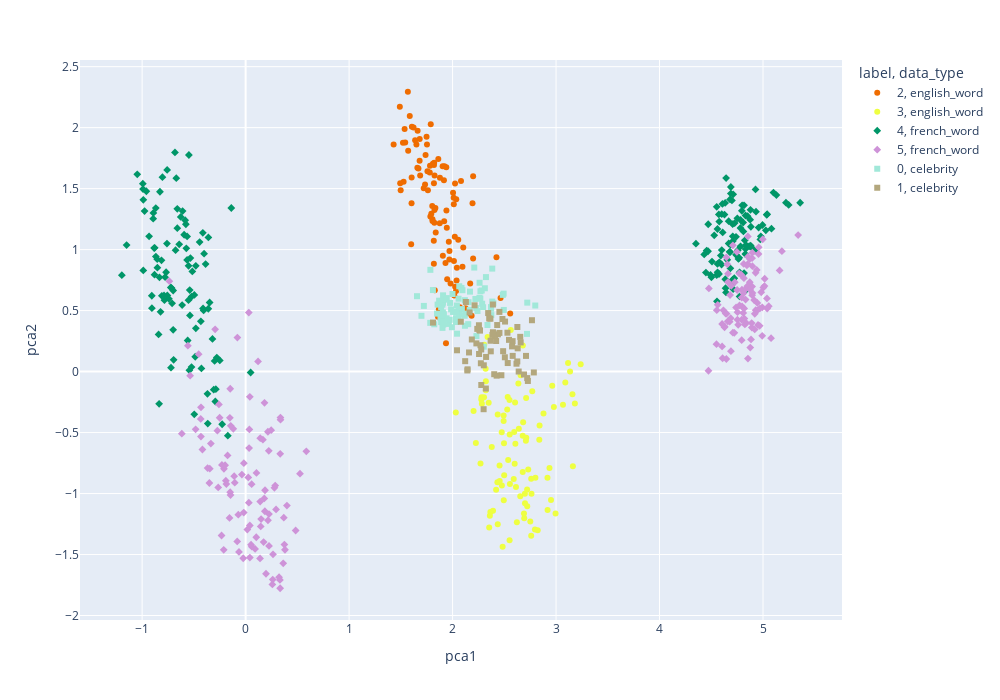

The notebook cell this image was saved under:
### Code cell
# df_modified = df[df["label"] ]
# df_modified = df[df["layer_id"] == 16]
# df_modified = df_modified[(df_modified["label"] < 2) | (df_modified["label"] > 3)]
# df_modified = df_modified[df_modified["sufix"] == 1]
# df_modified = df_modified[df_modified["output_length"] < 20]
# print(df_modified.head()["label"])
# print(set(df_modified[data_type]))
df_modified = df.copy()
df_modified["label"] = df_modified["label"].astype(str)
df_modified["random_value"] = np.random.rand(len(df_modified))

scatter = px.scatter(df_modified, x='pca1', y='pca2',
                     color="label",
                    #  size='output_length', 
                     symbol= "data_type",
                     hover_data=["input/output", "output_length", "switch"],
                     color_discrete_sequence=color_selction)

scatter.update_layout(
    # autosize=True,
    width=1000,
    height=700,)

scatter.update_layout(coloraxis_colorbar=dict(yanchor="top", y=1, x=-0.2,
                                          ticks="outside"))

scatter.show()

### Figure 1 — Plotly figure (JSON) as saved in the notebook; plotly's stock layout.template omitted (floating-point values rounded to 4 significant figures; data arrays with more than 128 entries replaced by an {"elided": "..."} marker saying what was removed)
{"data": [{"customdata": {"elided": "98x3 mixed values"}, "hovertemplate": "label=2<br>data_type=english_word<br>pca1=%{x}<br>pca2=%{y}<br>input/output=%{customdata[0]}<br>output_length=%{customdata[1]}<br>switch=%{customdata[2]}<extra></extra>", "legendgroup": "2, english_word", "marker": {"color": "#ef6c00", "symbol": "circle"}, "mode": "markers", "name": "2, english_word", "orientation": "v", "showlegend": true, "type": "scatter", "x": [1.806, 2.125, 2.024, 1.498, 1.819, 2.557, 1.542, 2.464, 2.082, 2.055, 1.963, 1.837, 2.035, 1.825, 1.804, 1.662, 1.919, 1.753, 1.818, 1.49, 1.536, 1.876, 1.859, 1.739, 1.568, 1.682, 2.01, 1.586, 1.809, 1.82, 2.198, 1.944, 1.721, 2.154, 1.43, 1.932, 2.022, 1.785, 1.67, 1.651, 1.828, 1.604, 2.424, 1.638, 1.806, 2.041, 1.82, 1.681, 1.922, 1.97, 2.039, 1.948, 1.494, 1.916, 1.762, 2.025, 1.904, 2.017, 1.521, 2.013, 1.687, 1.623, 1.782, 1.6, 1.824, 1.757, 1.941, 1.906, 1.607, 1.936, 2.193, 2.17, 1.822, 1.789, 2.07, 1.795, 2.096, 1.734, 1.604, 1.527, 2.103, 2.012, 2.004, 1.969, 1.78, 1.571, 1.862, 2.199, 2.034, 1.878, 1.939, 2.184, 1.868, 1.834, 1.98, 1.66, 1.748, 1.826], "xaxis": "x", "y": [1.249, 0.5188, 1.543, 1.488, 0.8833, 0.4759, 1.877, 0.603, 1.562, 1.081, 1.064, 1.141, 1.412, 1.325, 1.358, 1.975, 1.233, 1.862, 1.072, 2.17, 1.989, 1.216, 0.45, 1.776, 2.294, 1.908, 1.425, 2.096, 1.705, 1.544, 0.9274, 1.179, 1.504, 0.4783, 1.861, 0.8898, 1.106, 1.271, 1.664, 1.863, 0.6677, 1.38, 0.9377, 1.897, 1.235, 0.8507, 1.694, 1.729, 1.684, 0.9895, 0.7475, 0.7567, 1.544, 1.569, 1.486, 0.6956, 1.684, 0.6231, 1.876, 0.9076, 1.608, 2.002, 1.688, 1.045, 1.22, 1.642, 1.32, 0.9505, 2.007, 0.2314, 1.381, 0.7225, 1.713, 2.027, 0.5266, 1.293, 0.8586, 1.534, 1.591, 1.556, 1.017, 1.373, 1.466, 0.9182, 1.632, 1.81, 1.742, 1.602, 0.661, 1.588, 1.675, 0.4572, 0.5107, 1.34, 0.7215, 1.67, 1.926, 1.608], "yaxis": "y"}, {"customdata": {"elided": "92x3 mixed values"}, "hovertemplate": "label=3<br>data_type=english_word<br>pca1=%{x}<br>pca2=%{y}<br>input/output=%{customdata[0]}<br>output_length=%{customdata[1]}<br>switch=%{customdata[2]}<extra></extra>", "legendgroup": "3, english_word", "marker": {"color": "#eeff41", "symbol": "circle"}, "mode": "markers", "name": "3, english_word", "orientation": "v", "showlegend": true, "type": "scatter", "x": [2.636, 2.654, 2.484, 2.838, 2.751, 2.533, 3.182, 2.621, 2.595, 2.721, 2.796, 2.6, 2.495, 2.657, 2.433, 2.8, 2.436, 2.678, 2.951, 2.475, 2.391, 2.537, 2.55, 2.979, 2.607, 2.762, 2.421, 2.304, 3.135, 2.936, 2.823, 2.379, 2.554, 3.116, 2.365, 2.349, 2.731, 2.562, 2.551, 2.69, 2.613, 2.28, 2.711, 2.918, 2.64, 2.354, 2.699, 2.497, 2.278, 2.203, 2.77, 2.682, 2.879, 2.76, 2.679, 2.678, 3.067, 2.319, 2.477, 3.158, 2.604, 2.917, 3.163, 2.321, 2.437, 2.454, 2.498, 2.963, 2.36, 2.338, 2.321, 2.306, 2.528, 2.283, 2.493, 2.841, 2.995, 3.089, 2.27, 2.76, 2.72, 3.238, 2.552, 2.455, 2.225, 2.708, 2.7, 2.712, 2.493, 2.031, 2.692, 2.591], "xaxis": "x", "y": [-0.0978, -1.023, -1.436, -0.5589, -1.228, -0.2092, -0.2615, -1.234, -0.4963, -1.104, -1.294, -0.756, -1.054, -0.03052, -0.9078, -0.8712, -0.3521, -0.5253, -1.053, -0.4984, -1.141, -0.7249, -0.2326, -0.2901, -0.5921, -1.001, -0.9699, -0.2105, 0.0004467, -0.7913, -1.3, -0.6177, -0.921, 0.06952, -1.151, -0.2563, -0.8027, 0.3405, -1.384, -1.163, -0.9468, -0.2099, -0.2171, -1.134, -0.4694, -1.278, -1.002, -0.5883, -0.2283, -0.3237, -0.1616, -0.4149, -0.3432, -1.346, 0.2143, -0.8231, -0.2718, 0.0223, -0.9347, -0.1868, -0.2526, -0.8708, -0.777, -0.1536, -1.251, -0.7694, -0.8498, -0.116, -1.183, 0.2841, -0.07955, 0.2196, -0.3101, -0.2631, -0.4057, -0.4428, -1.164, -0.08868, -0.7535, -0.8778, -0.9669, 0.06045, -0.516, -0.8981, -0.5859, -0.5666, -1.08, -0.5417, -0.3598, -0.3364, -1.202, -0.8817], "yaxis": "y"}, {"customdata": {"elided": "198x3 mixed values"}, "hovertemplate": "label=4<br>data_type=french_word<br>pca1=%{x}<br>pca2=%{y}<br>input/output=%{customdata[0]}<br>output_length=%{customdata[1]}<br>switch=%{customdata[2]}<extra></extra>", "legendgroup": "4, french_word", "marker": {"color": "#009668", "symbol": "diamond"}, "mode": "markers", "name": "4, french_word", "orientation": "v", "showlegend": true, "type": "scatter", "x": {"elided": "198 float values"}, "xaxis": "x", "y": {"elided": "198 float values"}, "yaxis": "y"}, {"customdata": {"elided": "196x3 mixed values"}, "hovertemplate": "label=5<br>data_type=french_word<br>pca1=%{x}<br>pca2=%{y}<br>input/output=%{customdata[0]}<br>output_length=%{customdata[1]}<br>switch=%{customdata[2]}<extra></extra>", "legendgroup": "5, french_word", "marker": {"color": "#ce93d8", "symbol": "diamond"}, "mode": "markers", "name": "5, french_word", "orientation": "v", "showlegend": true, "type": "scatter", "x": {"elided": "196 float values"}, "xaxis": "x", "y": {"elided": "196 float values"}, "yaxis": "y"}, {"customdata": {"elided": "85x3 mixed values"}, "hovertemplate": "label=0<br>data_type=celebrity<br>pca1=%{x}<br>pca2=%{y}<br>input/output=%{customdata[0]}<br>output_length=%{customdata[1]}<br>switch=%{customdata[2]}<extra></extra>", "legendgroup": "0, celebrity", "marker": {"color": "#a1e8d9", "symbol": "square"}, "mode": "markers", "name": "0, celebrity", "orientation": "v", "showlegend": true, "type": "scatter", "x": [2.086, 2.485, 2.268, 2.042, 2.241, 2.151, 2.119, 1.889, 2.493, 1.963, 1.976, 2.323, 1.81, 1.722, 1.906, 2.495, 2.373, 2.269, 1.902, 1.912, 1.908, 1.986, 1.999, 2.165, 2.337, 1.942, 2.282, 2.395, 2.155, 2.23, 1.916, 2.058, 1.911, 1.889, 1.883, 1.87, 2.312, 2.221, 1.908, 2.26, 2.034, 2.384, 1.921, 2.09, 2.119, 1.699, 1.656, 2.21, 2.722, 2.062, 1.855, 2.374, 1.944, 2.043, 2.371, 1.903, 2.051, 2.038, 2.286, 1.993, 2.032, 2.295, 2.261, 1.823, 2.059, 1.972, 1.784, 2.065, 2.033, 2.301, 2.719, 1.85, 1.908, 2.228, 2.062, 1.904, 2.117, 2.096, 1.785, 2.383, 2.168, 2.004, 2.033, 2.121, 2.799], "xaxis": "x", "y": [0.686, 0.6288, 0.5985, 0.5416, 0.4963, 0.3887, 0.5853, 0.4055, 0.6391, 0.3908, 0.563, 0.7745, 0.6683, 0.5384, 0.4851, 0.5054, 0.5151, 0.6584, 0.5486, 0.4276, 0.6249, 0.51, 0.6361, 0.5062, 0.3819, 0.4365, 0.6648, 0.56, 0.5685, 0.2911, 0.4692, 0.5975, 0.3855, 0.5288, 0.437, 0.5814, 0.683, 0.595, 0.5652, 0.6046, 0.4069, 0.5739, 0.5901, 0.5122, 0.3757, 0.4573, 0.618, 0.8526, 0.5654, 0.4991, 0.5493, 0.4628, 0.6024, 0.3108, 0.5287, 0.3582, 0.4916, 0.4824, 0.5562, 0.3633, 0.4324, 0.5273, 0.7283, 0.3875, 0.425, 0.4244, 0.3995, 0.6993, 0.4087, 0.2039, 0.3089, 0.4751, 0.4076, 0.5209, 0.47, 0.4596, 0.4573, 0.6669, 0.8342, 0.8444, 0.6556, 0.4891, 0.4845, 0.4751, 0.5417], "yaxis": "y"}, {"customdata": {"elided": "66x3 mixed values"}, "hovertemplate": "label=1<br>data_type=celebrity<br>pca1=%{x}<br>pca2=%{y}<br>input/output=%{customdata[0]}<br>output_length=%{customdata[1]}<br>switch=%{customdata[2]}<extra></extra>", "legendgroup": "1, celebrity", "marker": {"color": "#b3a77d", "symbol": "square"}, "mode": "markers", "name": "1, celebrity", "orientation": "v", "showlegend": true, "type": "scatter", "x": [2.728, 2.3, 2.128, 2.58, 2.438, 2.344, 2.165, 2.452, 2.354, 2.53, 2.39, 2.639, 2.369, 2.277, 2.785, 2.489, 2.143, 2.322, 2.159, 2.721, 2.145, 2.421, 2.23, 2.324, 2.186, 2.122, 2.043, 2.213, 2.482, 2.618, 2.626, 2.581, 2.658, 2.654, 2.366, 2.259, 2.505, 2.255, 2.39, 2.391, 2.402, 2.767, 2.629, 2.302, 2.545, 2.41, 2.273, 2.385, 2.472, 2.625, 2.277, 2.426, 2.507, 2.256, 2.453, 2.27, 2.69, 2.431, 2.239, 1.811, 2.368, 2.533, 2.71, 2.079, 2.265, 2.575], "xaxis": "x", "y": [-0.07693, -0.3086, 0.5706, 0.2494, 0.3053, 0.4796, 0.4846, 0.4895, 0.4356, 0.3187, 0.5498, 0.0003243, 0.166, -0.1098, -0.007177, 0.1671, 0.009072, -0.1389, 0.1566, -0.05347, 0.01841, 0.2504, 0.231, 0.12, 0.263, 0.08528, 0.1745, 0.5433, 0.431, 0.06453, 0.3656, 0.1287, 0.2391, 0.2848, 0.4334, 0.3408, 0.1171, 0.3798, 0.3222, 0.3153, -0.02172, 0.421, 0.1906, 0.05147, 0.2601, 0.2913, 0.06796, 0.3006, -0.03003, 0.0831, 0.1813, -0.03342, 0.4101, 0.1441, 0.3171, 0.2158, -0.02381, 0.3815, 0.3501, 0.4018, 0.2529, 0.06985, 0.1285, 0.4086, 0.336, 0.2064], "yaxis": "y"}], "layout": {"coloraxis": {"colorbar": {"ticks": "outside", "x": -0.2, "y": 1, "yanchor": "top"}}, "height": 700, "legend": {"title": {"text": "label, data_type"}, "tracegroupgap": 0}, "margin": {"t": 60}, "width": 1000, "xaxis": {"anchor": "y", "domain": [0, 1], "title": {"text": "pca1"}}, "yaxis": {"anchor": "x", "domain": [0, 1], "title": {"text": "pca2"}}}}
